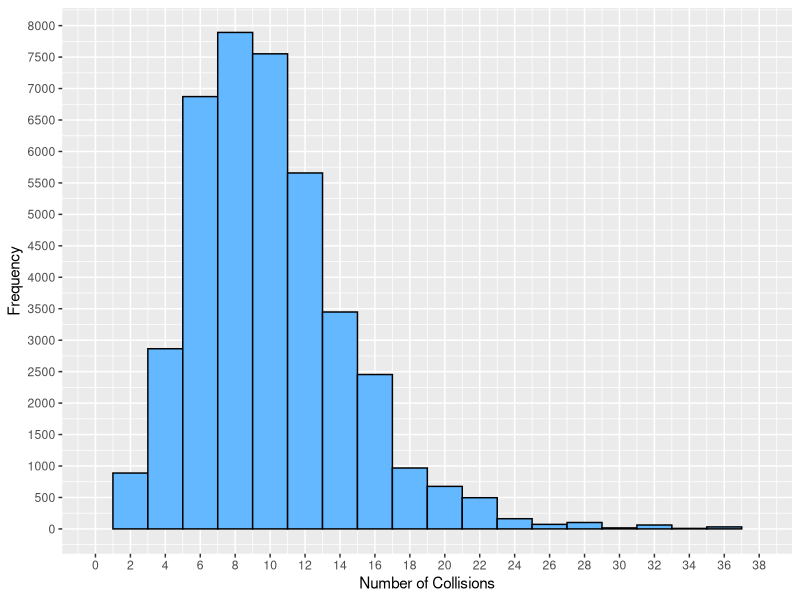

Recreate this plot in R. (Note: this script raises an error after producing the figure.)
###############################################################################
#
# Generates figures for the N Queens paper based on the results of the data.
#
# Copyright (C) 2013, Jonathan Gillett
# All rights reserved.
#
#
# This program is free software: you can redistribute it and/or modify
# it under the terms of the GNU General Public License as published by
# the Free Software Foundation, either version 3 of the License, or
# (at your option) any later version.
#
# This program is distributed in the hope that it will be useful,
# but WITHOUT ANY WARRANTY; without even the implied warranty of
# MERCHANTABILITY or FITNESS FOR A PARTICULAR PURPOSE.  See the
# GNU General Public License for more details.
#
# You should have received a copy of the GNU General Public License
# along with this program.  If not, see <http://www.gnu.org/licenses/>.
#
###############################################################################
library(stringr)
library(data.table)
library(ggplot2)
library(scales)
library(reshape)
library(mgcv)
library(RColorBrewer)
library(splines)
library(MASS)
library(gtools)

# Sets the bounds based on the number of ticks
number_ticks <- function(n)
{
    function(limits) pretty(limits, n)
}


# Generations the best solution figure data for comparing the best results for fixed mutation rate to variable
gen_best_data <- function(data)
{
    # Maximum number of generations, should be the size of the smallest value for all nqueens problems
    max_gen <- 10000000
 
    best_data <- data.table()
    
    for (num_queens in unique(data[, queen]))
    {
        # Find the best number of solutions found for fixed mutation compared to variable
        if (num_queens == 32)
        {
            fixed_rates <- data[queen == num_queens & mutation != "variable" & min_generation < max_gen][solution == max(solution), 
                                                                                                         list(queen, mutation, solution, mean_generation=min_generation)]
            
            variable_rate <- data[queen == num_queens & mutation == "variable" & min_generation < max_gen][solution == max(solution), 
                                                                                                           list(queen, mutation, solution, mean_generation=min_generation)]
        }
        else
        {
            fixed_rates <- data[queen == num_queens & mutation != "variable" & mean_generation < max_gen][solution == max(solution), 
                                                                                                          list(queen, mutation, solution, mean_generation)]
            
            variable_rate <- data[queen == num_queens & mutation == "variable" & mean_generation < max_gen][solution == max(solution), 
                                                                                                            list(queen, mutation, solution, mean_generation)]
        }
        setkey(fixed_rates, mean_generation)
        
        results <- fixed_rates[1]
        results <- rbind(results, variable_rate)
        
        
        if (NROW(best_data) > 0)
        {
            best_data <- rbind(best_data, results)
        }
        else
        {
            best_data <- results
        }
        
        # Set keys
        setkey(best_data, queen, mutation)
    }
    
    return(best_data)
}


# The output directory for the figures
figure_dir <- "C:\\Users\\Jon\\Documents\\GitHub\\genetic-algorithm-research\\figures\\"


##########################################################################
#
# Plot a histogram of the number of collisions for all possible permutations
# for the 8 queens problem
#
###########################################################################
# Function used for calculating the number of collisions
calc_collisions <- function(chromosome)
{
    len <- length(chromosome)
    collisions <- 0
    
    for (i in 1:len)
    {
        j <- if ((i+1) > len) 1 else i+1
        
        while (j != i)
        {
            yi <- chromosome[i]
            yj <- chromosome[j]
            
            if (yi == yj)
            {
                collisions <- collisions + 1
            }
            
            if (abs((i - j) / (yi - yj)) == 1)
            {
                collisions <- collisions + 1
            }
            j <- if ((j+1) > len) 1 else j+1
        }
    }
    
    return(collisions)
}
 
# Get the number of collisions for 8 Queens
solution_space <- permutations(n = 8, r = 8, v = 7:0)
collisions <- data.table(position=solution_space, num_collisions=apply(solution_space, 1, calc_collisions))

# Set the bounds for the plot
lower <- 0
upper <- 38

p <- ggplot(collisions, aes(x=num_collisions))
p <- p + geom_histogram(binwidth = 2, colour="black", fill="steelblue1") +
     scale_x_continuous(breaks=seq(0, upper, 2), limits=c(lower, upper)) + 
     scale_y_continuous(breaks=seq(0, 8000, 500)) +
     labs(x = "Number of Collisions", y = "Frequency", fill = "Frequency")

file <- "8_queens_histogram.png"
file <- paste(figure_dir, file, sep="/")
ggsave(filename=file, plot=p)



##########################################################################
#
# Plot results for each N Queens problem
#
###########################################################################
for (num_queens in unique(summary_solution[, queen]))
{
    dir.create(paste(figure_dir, num_queens, sep="/"), showWarnings = FALSE, recursive = TRUE)
    
    
    ##########################################################################
    #
    # Plot the top 5 fixed mutation rates compared to variable 
    #
    ###########################################################################
    # Get the top 5 fixed mutation rates based on max number of solution and minimum generations
    fixed_rates <- summary_solution[queen == num_queens & mutation != "variable", 
                                    list(solution=max(solution), mean_generation=last(mean_generation)), by="mutation"]

    fixed_rates <- fixed_rates[order(-solution, mean_generation)]
    best_fixed <- fixed_rates[1:5, mutation]
    
    
    # Plot the best fixed compared to variable mutation for the current N Queens (actual line)
    p <- ggplot(summary_solution[queen == num_queens & mutation %in% c(best_fixed, "variable")], 
                aes(x=solution, y=mean_generation, colour=mutation))
    
    p <- p + geom_line(size=1.25) + 
        scale_y_continuous(labels = comma) + scale_x_continuous(labels = comma) +
        scale_colour_manual(values = c(brewer.pal(5, "Set2"), brewer.pal(1, "Set1"))) +
        labs(x = "Solutions Found", y = "Generations", 
             title = paste("Best Fixed Mutation Rates Compared to Variable - ", num_queens, " Queens", sep=""),
             colour = "Mutation Rate")
    
    file <- paste("sol_gen_", num_queens, "q.png", sep="")
    file <- paste(figure_dir, num_queens, file, sep="/")
    ggsave(filename=file, plot=p, width=12, height=6)
    
    
    # Plot the best fixed compared to variable mutation for the current N Queens (smoothed line)
    p <- ggplot(summary_solution[queen == num_queens & mutation %in% c(best_fixed, "variable")], 
                aes(x=solution, y=mean_generation, colour=mutation))
    
    p <- p + stat_smooth(se=FALSE, n=10000, size=1.25) + 
        scale_y_continuous(labels = comma) + scale_x_continuous(labels = comma) +
        scale_colour_manual(values = c(brewer.pal(5, "Set2"), brewer.pal(1, "Set1"))) +
        labs(x = "Solutions Found", y = "Generations", 
             title = paste("Best Fixed Mutation Rates Compared to Variable - ", num_queens, " Queens", sep=""),
             colour = "Mutation Rate")
    
    file <- paste("sol_gen_", num_queens, "q", "_smooth.png", sep="")
    file <- paste(figure_dir, num_queens, file, sep="/")
    ggsave(filename=file, plot=p, width=12, height=6)
    
    
    # Plot the best fixed compared to variable mutation for the current N Queens (smoothed line v2)
    p <- ggplot(summary_solution[queen == num_queens & mutation %in% c(best_fixed, "variable")], 
         aes(x=solution, y=mean_generation, colour=mutation))
    
    p <- p + stat_smooth(se=FALSE, n=10000, method = "gam", formula = y ~ s(x, k = 25), size=1.25) + 
         scale_y_continuous(labels = comma) + scale_x_continuous(labels = comma) +
         scale_colour_manual(values = c(brewer.pal(5, "Set2"), brewer.pal(1, "Set1"))) +
         labs(x = "Solutions Found", y = "Generations", 
              title = paste("Best Fixed Mutation Rates Compared to Variable - ", num_queens, " Queens", sep=""),
              colour = "Mutation Rate")
    
    file <- paste("sol_gen_", num_queens, "q", "_smooth_2.png", sep="")
    file <- paste(figure_dir, num_queens, file, sep="/")
    ggsave(filename=file, plot=p, width=12, height=6)
    
    
    # Plot the best fixed compared to variable mutation for the current N Queens (smoothed line v3)
    p <- ggplot(summary_solution[queen == num_queens & mutation %in% c(best_fixed, "variable")], 
                aes(x=solution, y=mean_generation, colour=mutation))
    
    p <- p + stat_smooth(se=FALSE, n=10000, method = "gam", formula = y ~ s(x, k = 35), size=1.25) + 
        scale_y_continuous(labels = comma) + scale_x_continuous(labels = comma) +
        scale_colour_manual(values = c(brewer.pal(5, "Set2"), brewer.pal(1, "Set1"))) +
        labs(x = "Solutions Found", y = "Generations", 
             title = paste("Best Fixed Mutation Rates Compared to Variable - ", num_queens, " Queens", sep=""),
             colour = "Mutation Rate")
    
    file <- paste("sol_gen_", num_queens, "q", "_smooth_3.png", sep="")
    file <- paste(figure_dir, num_queens, file, sep="/")
    ggsave(filename=file, plot=p, width=12, height=6)
    
    
    rm(fixed_rates)
    gc()
    
    
    
    
    ##########################################################################
    #
    # Plot the changing mutation rate for variable mutation
    #
    ###########################################################################
    # Get the bounds for the plot (0.01%, 99.99% quantiles)
    lower <- quantile(summary_mutation[queen == num_queens, mean_mutation], 0.0001)
    upper <- quantile(summary_mutation[queen == num_queens, mean_mutation], 0.9999)
    
    p <- ggplot(summary_mutation[queen == num_queens], aes(x=generation, y=mean_mutation))
    p <- p + geom_point(aes(colour = mean_mutation), size=3, shape=20) + stat_smooth(se=TRUE, aes(ymin=min_mutation, ymax=max_mutation), size=1.5, colour="#000000") + 
         scale_colour_gradientn(colours = rainbow(7)) +
         scale_y_continuous(labels = comma, limits=c(lower, upper)) + scale_x_continuous(labels = comma) +
         labs(x = "Generations", y = "Mutation Rate", 
              title = paste("The Changes in Mutation Rate for Variable Mutation - ", num_queens, " Queens", sep=""),
              colour = "Mutation Rate")
    
    file <- paste("mutation_", num_queens, "q.png", sep="")
    file <- paste(figure_dir, num_queens, file, sep="/")
    ggsave(filename=file, plot=p, width=12, height=6)
    
    
    
    
    ##########################################################################
    #
    # Plot the changing chromosome similarity for each mutation rate
    #
    ###########################################################################
    for (mutation_rate in unique(summary_similarity[queen == num_queens, mutation]))
    {
        # Get the bounds for the plot (0.01%, 99.99% quantiles)
        lower <- quantile(summary_similarity[queen == num_queens & mutation == mutation_rate, mean_similarity], 0.0001)
        upper <- quantile(summary_similarity[queen == num_queens & mutation == mutation_rate, mean_similarity], 0.9999)
        
        p <- ggplot(summary_similarity[queen == num_queens & mutation == mutation_rate], aes(x=generation, y=mean_similarity))
        p <- p + geom_point(aes(colour = mean_similarity), size=3, shape=20) + 
             stat_smooth(se=TRUE, aes(ymin=min_similarity, ymax=max_similarity), size=1.5, colour="#000000") + 
             scale_colour_gradientn(colours = rainbow(7)) +
             scale_y_continuous(labels = comma, limits=c(lower, upper)) + scale_x_continuous(labels = comma) +
             labs(x = "Generations", y = "Chromosome Similarity", 
                  title = paste("Chromosome Population Similarity, ", mutation_rate, " Mutation Rate - ", num_queens, " Queens", sep=""),
                  colour = "Chromosome Similarity")
        
        file <- paste("similarity_", mutation_rate, "_", num_queens, "q.png", sep="")
        file <- paste(figure_dir, num_queens, file, sep="/")
        ggsave(filename=file, plot=p, width=12, height=6)
    }
    
    
    
    
    ##########################################################################
    #
    # Plot the changing population fitness for each mutation rate
    #
    ###########################################################################
    for (mutation_rate in unique(summary_fitness[queen == num_queens, mutation]))
    {
        # Get the bounds for the plot (0.01%, 99.99% quantiles)
        lower <- quantile(summary_fitness[queen == num_queens & mutation == mutation_rate, mean_fitness], 0.0001)
        upper <- quantile(summary_fitness[queen == num_queens & mutation == mutation_rate, mean_fitness], 0.9999)
        
        p <- ggplot(summary_fitness[queen == num_queens & mutation == mutation_rate], aes(x=generation, y=mean_fitness))
        p <- p + geom_point(aes(colour = mean_fitness), size=3, shape=20) + 
            stat_smooth(se=TRUE, aes(ymin=min_fitness, ymax=max_fitness), size=1.5, colour="#000000") + 
            scale_colour_gradientn(colours = rainbow(7)) +
            scale_y_continuous(labels = comma, limits=c(lower, upper)) + scale_x_continuous(labels = comma) +
            labs(x = "Generations", y = "Fitness", 
                 title = paste("Mean Population Fitness, ", mutation_rate, " Mutation Rate - ", num_queens, " Queens", sep=""),
                 colour = "Fitness")
        
        file <- paste("fitness_", mutation_rate, "_", num_queens, "q.png", sep="")
        file <- paste(figure_dir, num_queens, file, sep="/")
        ggsave(filename=file, plot=p, width=12, height=6)
    }
}




##########################################################################
#
# Plot a bar chart of the best solutions with a trendline for fixed and 
# variable mutation
#
###########################################################################
# Generate the figure data for plotting best fixed compared to variable
best_figure_data <- gen_best_data(summary_solution)


# Plot the figure with a smoothed line
p <- ggplot(data=best_figure_data, aes(x=queen, y=solution))

p <- p + geom_bar(aes(fill=mutation), stat="identity", position=position_dodge()) +
     stat_smooth(se=FALSE, data=best_figure_data[mutation == "variable"], 
                aes(x=queen + 0.25, y=solution), method = "rlm", formula = y ~ ns(x,13), size=1.5, colour="#377EB8") + 
     stat_smooth(se=FALSE, data=best_figure_data[mutation != "variable"], 
                aes(x=queen - 0.25, y=solution), method = "rlm", formula = y ~ ns(x,13), size=1.5, colour="#E41A1C") +
     scale_y_continuous(labels = comma) + scale_x_continuous(breaks = number_ticks(25)) + 
     scale_fill_manual(values = c(brewer.pal(8, "Set2"))) +
     labs(x = "Number of Queens", y = "Numer of Solutions", 
          title = "Best Fixed Mutation Rate Compared to Variable, All Queens",
          fill = "Mutation Rate")

file <- "best_solution_all_queens.png"
file <- paste(figure_dir, file, sep="/")
ggsave(filename=file, plot=p, width=12, height=6)




##########################################################################
#
# Create a boxplot showing the change in mutation rate for variable mutation
# compared to the best fixed mutation rate for each N queens.
#
###########################################################################

# Get the best fixed mutation rate for each N queens
best_fixed <- best_solution[mutation != "variable", list(queen=as.factor(queen), mutation=as.numeric(mutation))]

p <- ggplot(all_mutation, aes(x=factor(queen), fill=factor(queen)))
p <- p + geom_boxplot(aes(lower = Q1_mutation, middle = med_mutation, upper = Q3_mutation, 
                     ymin = min_mutation, ymax=max_mutation), stat="identity") +
     geom_point(data=best_fixed, aes(x=queen, y=mutation), size=5, shape=20) + 
     geom_smooth(data=best_fixed, aes(x=queen, y=mutation, group=1), size=1.25) +
     labs(x = "Number of Queens", y = "Mutation Rate", 
          title = "Comparison of Variable Mutation Rate to Best Fixed Mutation Rate, All Queens",
          fill = "Number of Queens")

file <- "mutation_rate_all_queens.png"
file <- paste(figure_dir, file, sep="/")
ggsave(filename=file, plot=p, width=12, height=6)






##########################################################################
#
# Plot boxplots of the similarity and fitness for all mutation rates for 
# each N queens problem to make it easier to visually compare the results.
#
###########################################################################
for (num_queens in unique(summary_solution[, queen]))
{ 
    ##########################################################################
    #
    # Create a boxplot comparing the similarity for all mutation rates
    #
    ###########################################################################
    p <- ggplot(all_similarity[queen == num_queens], aes(x=factor(mutation), fill=factor(mutation)))
    p <- p + geom_boxplot(aes(lower = Q1_similarity, middle = med_similarity, upper = Q3_similarity, 
                              ymin = min_similarity, ymax=max_similarity), stat="identity") +
        labs(x = "Mutation Rate", y = "Chromosome Similarity", 
             title = paste("Population Similarity, All Mutation Rates - ", num_queens, " Queens", sep=""),
             fill = "Mutation Rate")
    
    file <- paste("similarity_all_mutation_", num_queens, "q.png", sep="")
    file <- paste(figure_dir, num_queens, file, sep="/")
    ggsave(filename=file, plot=p, width=12, height=6)
    
    
    
    ##########################################################################
    #
    # Create a boxplot comparing the fitness for all mutation rates
    #
    ###########################################################################
    p <- ggplot(all_fitness[queen == num_queens], aes(x=factor(mutation), fill=factor(mutation)))
    p <- p + geom_boxplot(aes(lower = Q1_fitness, middle = med_fitness, upper = Q3_fitness, 
                              ymin = min_fitness, ymax=max_fitness), stat="identity") +
        labs(x = "Mutation Rate", y = "Population Fitness", 
             title = paste("Population Fitness, All Mutation Rates - ", num_queens, " Queens", sep=""),
             fill = "Mutation Rate")
    
    file <- paste("fitness_all_mutation_", num_queens, "q.png", sep="")
    file <- paste(figure_dir, num_queens, file, sep="/")
    ggsave(filename=file, plot=p, width=12, height=6)
}





# Display the plots with min and max outline
#p <- ggplot(summary_solution, aes(x=solution, colour=mutation))
#p + geom_ribbon(aes(ymin=min_generation, ymax=max_generation)) + geom_line(aes(y=mean_generation))


# Plot only the smoothed line
# p <- ggplot(summary_solution, aes(x=solution, colour=mutation)) + stat_smooth(aes(y=mean_generation), size=1.5)


# Plot the area
#p <- ggplot(summary_solution[mutation %in% c("0.5", "0.75","0.80", "0.85", "0.90", "0.95", "1.0", "variable")], aes(x=solution, y=mean_generation))
#p + geom_area(aes(colour = mutation, fill= mutation), position = 'stack')
